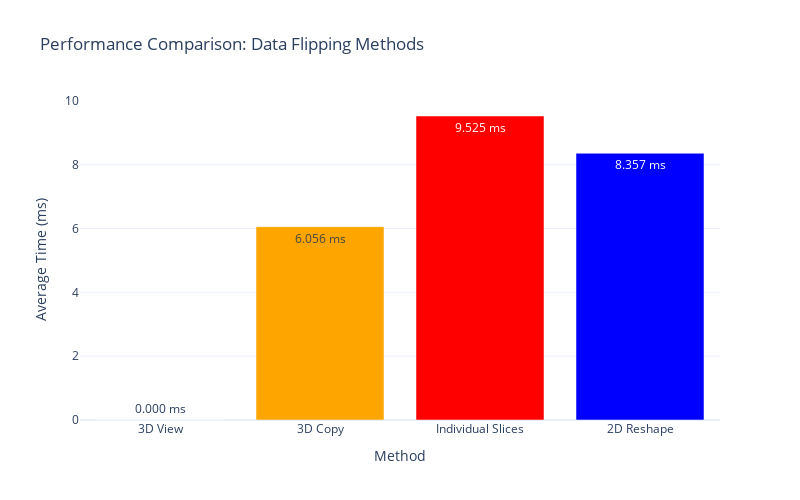

This figure's notebook cell:
### Markdown cell above
## Step 4: Performance Analysis - Different Flipping Methods

### Code cell
if cits_data is not None:
    print("=" * 60)
    print("PERFORMANCE ANALYSIS: DATA FLIPPING METHODS")
    print("=" * 60)
    
    # Get data dimensions
    n_bias, grid_y, grid_x = cits_data.shape
    total_points = n_bias * grid_y * grid_x
    
    print(f"Data dimensions: {n_bias} bias × {grid_y} × {grid_x} pixels")
    print(f"Total data points: {total_points:,}")
    print(f"Memory size: ~{cits_data.nbytes / 1024 / 1024:.1f} MB")
    
    # Performance test parameters
    n_iterations = 100
    
    # Method 1: 3D flip (our current approach)
    print("\n1. Testing 3D flip (current approach)...")
    start_time = time.time()
    for _ in range(n_iterations):
        flipped_3d = cits_data[:, ::-1, :]  # Creates a view
    end_time = time.time()
    time_3d_view = (end_time - start_time) / n_iterations * 1000
    
    # Method 2: 3D flip with copy
    print("2. Testing 3D flip with copy...")
    start_time = time.time()
    for _ in range(n_iterations):
        flipped_3d_copy = cits_data[:, ::-1, :].copy()  # Creates a copy
    end_time = time.time()
    time_3d_copy = (end_time - start_time) / n_iterations * 1000
    
    # Method 3: Individual slice flipping
    print("3. Testing individual slice flipping...")
    start_time = time.time()
    for _ in range(n_iterations):
        flipped_slices = np.zeros_like(cits_data)
        for i in range(n_bias):
            flipped_slices[i] = np.flipud(cits_data[i])
    end_time = time.time()
    time_slices = (end_time - start_time) / n_iterations * 1000
    
    # Method 4: 2D reshape + flip (dat_parser style)
    print("4. Testing 2D reshape + flip method...")
    measurement_data_2d = cits_data.reshape(n_bias, -1)
    start_time = time.time()
    for _ in range(n_iterations):
        # Simulate dat_parser approach
        temp_data = measurement_data_2d.copy()
        flipped_2d = temp_data.reshape(-1, grid_y, grid_x)[:, ::-1, :].reshape(-1, grid_x * grid_y)
        result_3d = flipped_2d.reshape(n_bias, grid_y, grid_x)
    end_time = time.time()
    time_2d_reshape = (end_time - start_time) / n_iterations * 1000
    
    # Memory analysis
    print("\n5. Memory behavior analysis...")
    view_result = cits_data[:, ::-1, :]
    copy_result = cits_data[:, ::-1, :].copy()
    
    print(f"  Original data ID: {id(cits_data)}")
    print(f"  View result ID: {id(view_result)} (different object)")
    print(f"  Copy result ID: {id(copy_result)} (different object)")
    print(f"  View shares memory: {np.shares_memory(cits_data, view_result)}")
    print(f"  Copy shares memory: {np.shares_memory(cits_data, copy_result)}")
    
    # Results visualization
    methods = ['3D View', '3D Copy', 'Individual Slices', '2D Reshape']
    times = [time_3d_view, time_3d_copy, time_slices, time_2d_reshape]
    
    # Create performance comparison chart
    fig = go.Figure(data=[
        go.Bar(
            x=methods,
            y=times,
            text=[f'{t:.3f} ms' for t in times],
            textposition='auto',
            marker_color=['green', 'orange', 'red', 'blue']
        )
    ])
    
    fig.update_layout(
        title="Performance Comparison: Data Flipping Methods",
        xaxis_title="Method",
        yaxis_title="Average Time (ms)",
        width=800,
        height=500,
        template="plotly_white"
    )
    
    fig.show()
    
    # Summary
    print("\n" + "=" * 60)
    print("PERFORMANCE SUMMARY:")
    print("=" * 60)
    for method, time_ms in zip(methods, times):
        print(f"{method:18s}: {time_ms:7.3f} ms")
    
    best_idx = np.argmin(times)
    print(f"\n🏆 Best method: {methods[best_idx]} ({times[best_idx]:.3f} ms)")
    
    if best_idx == 0:
        print("\n✅ Our current approach (3D view) is optimal!")
        print("   • Memory efficient (creates view, not copy)")
        print("   • Fastest execution time")
        print("   • Clean and simple code")
    
    print("\n" + "=" * 60)
    print("RECOMMENDATION: Use 3D view approach in prepare_cits_for_display()")
    print("=" * 60)
else:
    print("No CITS data available for performance analysis.")

### Figure 1 — Plotly figure (JSON) as saved in the notebook; plotly's stock layout.template omitted (floating-point values rounded to 4 significant figures)
{"data": [{"marker": {"color": ["green", "orange", "red", "blue"]}, "text": ["0.000 ms", "6.056 ms", "9.525 ms", "8.357 ms"], "textposition": "auto", "type": "bar", "x": ["3D View", "3D Copy", "Individual Slices", "2D Reshape"], "y": [0.000248, 6.056, 9.525, 8.357]}], "layout": {"height": 500, "title": {"text": "Performance Comparison: Data Flipping Methods"}, "width": 800, "xaxis": {"title": {"text": "Method"}}, "yaxis": {"title": {"text": "Average Time (ms)"}}}}
